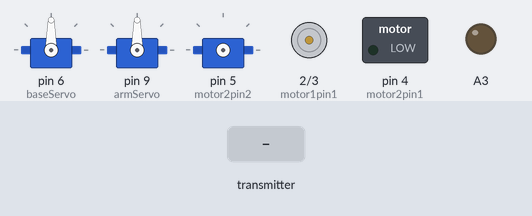
The sketch below on a simulated Arduino Uno, built with avr-gcc and run on an emulated ATmega328P. On the bench: 3 × servo, motor-driver pin pairs drawn as motors (green arrow = first pin HIGH = forward, orange = second pin HIGH = backward, longer = more drive), switched loads named in the sketch (green lamp = pin HIGH), output pins drawn as LEDs (lit = HIGH). Wiring (inferred from the names in the program): servo: signal pin 5. The inputs (shaded band) are chosen by the test bench. No radio packets arrive unless stated; servo pulses on a pin are drawn as a servo (544–2400 µs = 0–180°); pins used as bus, display or sensor lines are not drawn.

Above: at 1.2 s.
1.3 s: the transmitter starts sending forward = 64
At 1.66 s:
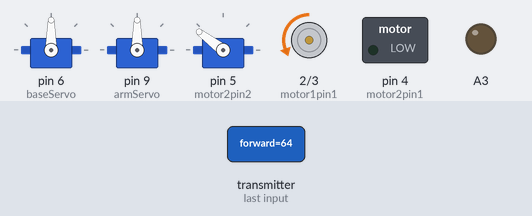
4.3 s: the transmitter starts sending left = 64
7.3 s: the transmitter starts sending baseServo = 0
At 8.6 s:
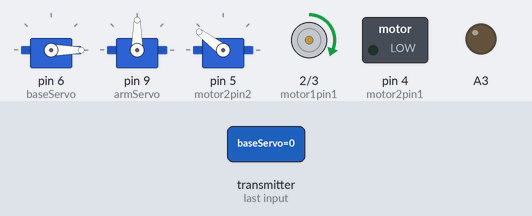
10.3 s: the transmitter starts sending armServo = 0
At 12.6 s:
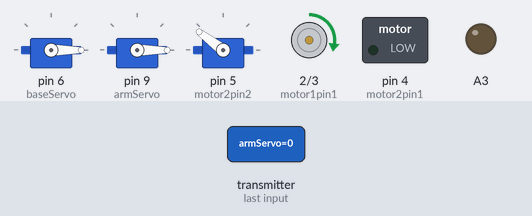
13.3 s: the transmitter starts sending armLaser = 64
At 15.68 s:
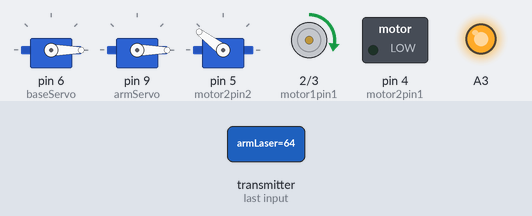
16.3 s: the transmitter starts sending left = 0
Timing chart, 0 to 20.3 s (numbered marks = the images above; inputs shaded):
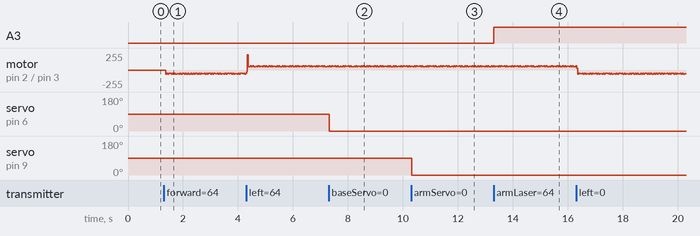

Measured:
- after the input at 7.3 s, servo on pin 6 (baseServo): 90° → 0° at once
- after the input at 10.3 s, servo on pin 9 (armServo): 90° → 0° at once
- after the input at 13.3 s, A3: LOW → HIGH at once

The sketch:

car_receiver.ino
```cpp
#include <SPI.h>
#include <nRF24L01.h>
#include <RF24.h>
#include <Servo.h>

#define ENGINE_TUNING 2

struct dataPackage {
  byte forward = 0;
  byte backward = 0;
  byte left = 0;
  byte right = 0;
  byte baseServo = 90;
  byte armServo = 90;
  byte armLaser = 0;
};

Servo baseServo, armServo;
int motor1pin1 = 2;
int motor1pin2 = 3;
int motor2pin1 = 4;
int motor2pin2 = 5;

dataPackage datarx;
RF24 radio(7, 8); //CE, CSN
const byte address[6] = "00099";

void safetyReset(){
  datarx.forward = 0;
  datarx.backward = 0;
  datarx.left = 0;
  datarx.right = 0;
}

void stopEngines(){
  digitalWrite(motor1pin1, LOW);
  digitalWrite(motor1pin2, LOW);
  digitalWrite(motor2pin1, LOW);
  digitalWrite(motor2pin2, LOW);
}

void moveForward(){
  digitalWrite(motor1pin1, LOW);
  digitalWrite(motor1pin2, HIGH);
  digitalWrite(motor2pin1, LOW);
  digitalWrite(motor2pin2, HIGH);

  delay(ENGINE_TUNING);
  stopEngines();
}

void moveBackward(){
  digitalWrite(motor1pin1, HIGH);
  digitalWrite(motor1pin2, LOW);
  digitalWrite(motor2pin1, HIGH);
  digitalWrite(motor2pin2, LOW);

  delay(ENGINE_TUNING);
  stopEngines();
}

void rotateLeft(){
  digitalWrite(motor1pin1, HIGH);
  digitalWrite(motor1pin2, LOW);
  digitalWrite(motor2pin1, LOW);
  digitalWrite(motor2pin2, HIGH);

  delay(ENGINE_TUNING);
  stopEngines();
}

void rotateRight(){
  digitalWrite(motor1pin1, LOW);
  digitalWrite(motor1pin2, HIGH);
  digitalWrite(motor2pin1, HIGH);
  digitalWrite(motor2pin2, LOW);

  delay(ENGINE_TUNING);
  stopEngines();
}

void turnLeft(){
  digitalWrite(motor1pin1, HIGH);
  digitalWrite(motor1pin2, LOW);
  digitalWrite(motor2pin1, LOW);
  digitalWrite(motor2pin2, HIGH);

  delay(ENGINE_TUNING);
  stopEngines();
}

void turnRight(){
  digitalWrite(motor1pin1, LOW);
  digitalWrite(motor1pin2, HIGH);
  digitalWrite(motor2pin1, HIGH);
  digitalWrite(motor2pin2, LOW);

  delay(ENGINE_TUNING);
  stopEngines();
}

void setup() {
  Serial.begin(115200);

  //Engine
  pinMode(motor1pin1, OUTPUT);
  pinMode(motor1pin2, OUTPUT);
  pinMode(motor2pin1, OUTPUT);
  pinMode(motor2pin2, OUTPUT);
  stopEngines();

  //Servos
  baseServo.attach(6);
  armServo.attach(9);

  //Laser
  pinMode(A3, OUTPUT);

  //NRF
  radio.begin();
  radio.openReadingPipe(0, address); // 00002
  radio.setPALevel(RF24_PA_MAX);
  radio.startListening();
}

unsigned long resetTimer = 0, targetResetTime = 0;
void loop() {
  //Motors
  if (datarx.forward){
    if(datarx.left){
      turnLeft();
    }
    else if (datarx.right){
      turnRight();
    }
    else{
      moveForward();
    }
  }
  else if(datarx.backward){
    if(datarx.left){
      turnLeft();
    }
    else if (datarx.right){
      turnRight();
    }
    else{
      moveBackward();
    }
  }
  else if (datarx.left){
    rotateLeft();
  }
  else if (datarx.right){
    rotateRight();
  }
  else{
    stopEngines();
  }

  digitalWrite(A3, datarx.armLaser);

  //Servos
  baseServo.write(datarx.baseServo);
  armServo.write(datarx.armServo);

  if (radio.available()) {
    resetTimer = millis();
    targetResetTime = resetTimer + 25;
    radio.read(&datarx, sizeof(dataPackage));
  }
  else{
    if (resetTimer > targetResetTime){
      safetyReset();
    }
  }

  delay(5);
}
```
